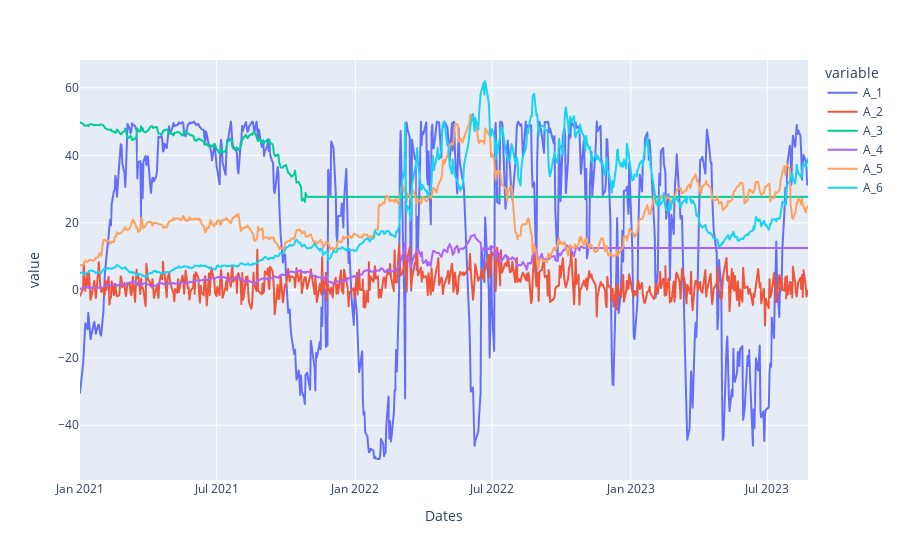

The notebook cell saved with this chart:
### Markdown cell above
# Exploration

### Code cell
def get_data():
    df = pd.read_csv("Test Data Set.csv",index_col=0)
    df['Dates'] = pd.to_datetime(df['Dates'],dayfirst=True)
    df.set_index("Dates",inplace=True)
    df = df.dropna(how="any")
    return df
df = get_data()

def rolling_plots(df, cols=df.columns):
    fig, axes = plt.subplots(nrows=len(cols), ncols=1, figsize=(12, 6 * len(cols)))

    for i, col in enumerate(cols):
            rolmean = df[col].rolling(window=12).mean()
            rolstd = df[col].rolling(window=12).std()
            
            axes[i].plot(df[col], color='c', label='Actual Series')
            axes[i].plot(rolmean, color='red', label='Rolling Mean')
            axes[i].plot(rolstd, color='green', label='Rolling Std. Dev.')
            axes[i].set_title(f'Rolling Mean & Standard Deviation of {col}')
            axes[i].legend()

    plt.tight_layout()
    plt.show()


def corr_plot(df):
    f = plt.figure(figsize=(12,8))
    plt.matshow(df.corr(), fignum=f.number)
    plt.xticks(range(df.select_dtypes(['number']).shape[1]), df.select_dtypes(['number']).columns, fontsize=14)
    plt.yticks(range(df.select_dtypes(['number']).shape[1]), df.select_dtypes(['number']).columns, fontsize=14)
    cb = plt.colorbar()
    cb.ax.tick_params(labelsize=14)
    plt.title('Correlation Matrix', fontsize=16)



fig = px.line(df,x=df.index,y=df.columns)
fig.show()
rolling_plots(df)
corr_plot(df)

### Figure 1 — Plotly figure (JSON) as saved in the notebook; plotly's stock layout.template omitted (floating-point values rounded to 4 significant figures; data arrays with more than 128 entries replaced by an {"elided": "..."} marker saying what was removed)
{"data": [{"hovertemplate": "variable=A_1<br>Dates=%{x}<br>value=%{y}<extra></extra>", "legendgroup": "A_1", "line": {"color": "#636efa", "dash": "solid"}, "marker": {"symbol": "circle"}, "mode": "lines", "name": "A_1", "showlegend": true, "type": "scattergl", "x": {"elided": "594 str values"}, "xaxis": "x", "y": {"elided": "594 float values"}, "yaxis": "y"}, {"hovertemplate": "variable=A_2<br>Dates=%{x}<br>value=%{y}<extra></extra>", "legendgroup": "A_2", "line": {"color": "#EF553B", "dash": "solid"}, "marker": {"symbol": "circle"}, "mode": "lines", "name": "A_2", "showlegend": true, "type": "scattergl", "x": {"elided": "594 str values"}, "xaxis": "x", "y": {"elided": "594 float values"}, "yaxis": "y"}, {"hovertemplate": "variable=A_3<br>Dates=%{x}<br>value=%{y}<extra></extra>", "legendgroup": "A_3", "line": {"color": "#00cc96", "dash": "solid"}, "marker": {"symbol": "circle"}, "mode": "lines", "name": "A_3", "showlegend": true, "type": "scattergl", "x": {"elided": "594 str values"}, "xaxis": "x", "y": {"elided": "594 float values"}, "yaxis": "y"}, {"hovertemplate": "variable=A_4<br>Dates=%{x}<br>value=%{y}<extra></extra>", "legendgroup": "A_4", "line": {"color": "#ab63fa", "dash": "solid"}, "marker": {"symbol": "circle"}, "mode": "lines", "name": "A_4", "showlegend": true, "type": "scattergl", "x": {"elided": "594 str values"}, "xaxis": "x", "y": {"elided": "594 float values"}, "yaxis": "y"}, {"hovertemplate": "variable=A_5<br>Dates=%{x}<br>value=%{y}<extra></extra>", "legendgroup": "A_5", "line": {"color": "#FFA15A", "dash": "solid"}, "marker": {"symbol": "circle"}, "mode": "lines", "name": "A_5", "showlegend": true, "type": "scattergl", "x": {"elided": "594 str values"}, "xaxis": "x", "y": {"elided": "594 float values"}, "yaxis": "y"}, {"hovertemplate": "variable=A_6<br>Dates=%{x}<br>value=%{y}<extra></extra>", "legendgroup": "A_6", "line": {"color": "#19d3f3", "dash": "solid"}, "marker": {"symbol": "circle"}, "mode": "lines", "name": "A_6", "showlegend": true, "type": "scattergl", "x": {"elided": "594 str values"}, "xaxis": "x", "y": {"elided": "594 float values"}, "yaxis": "y"}], "layout": {"legend": {"title": {"text": "variable"}, "tracegroupgap": 0}, "margin": {"t": 60}, "xaxis": {"anchor": "y", "domain": [0, 1], "title": {"text": "Dates"}}, "yaxis": {"anchor": "x", "domain": [0, 1], "title": {"text": "value"}}}}
